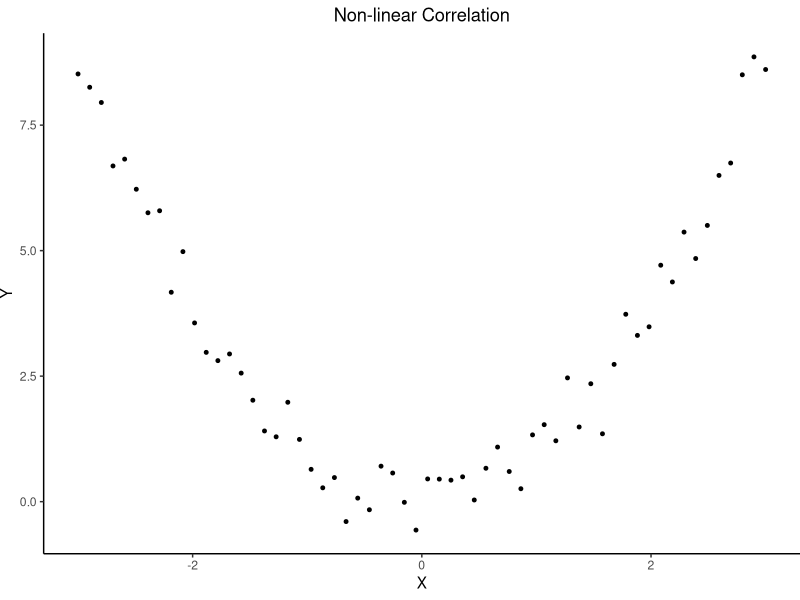
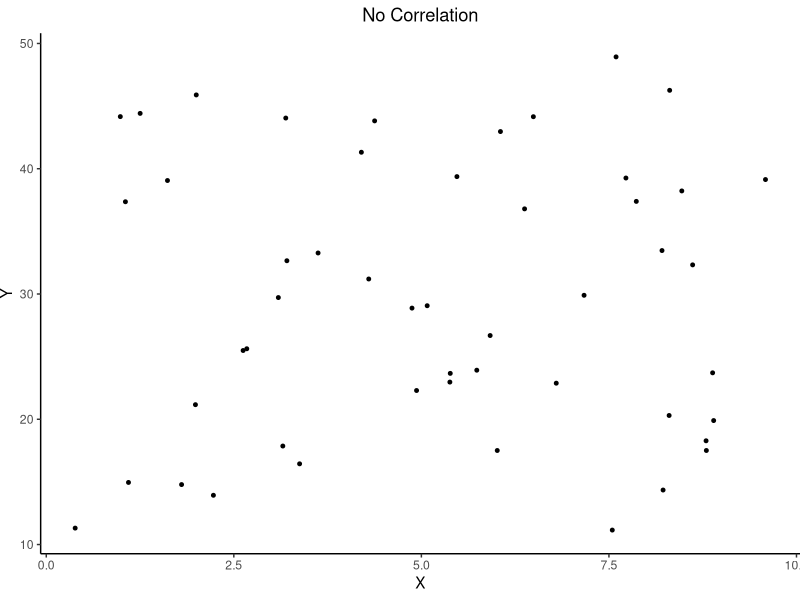
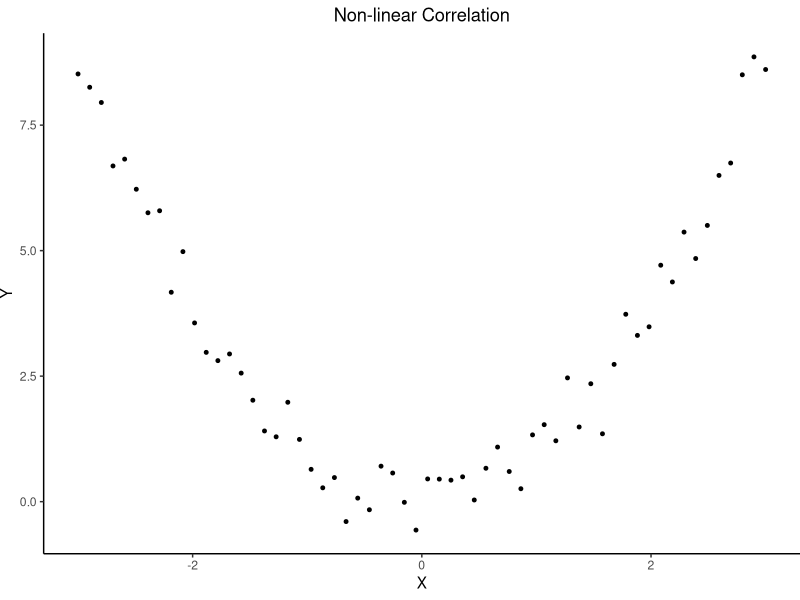
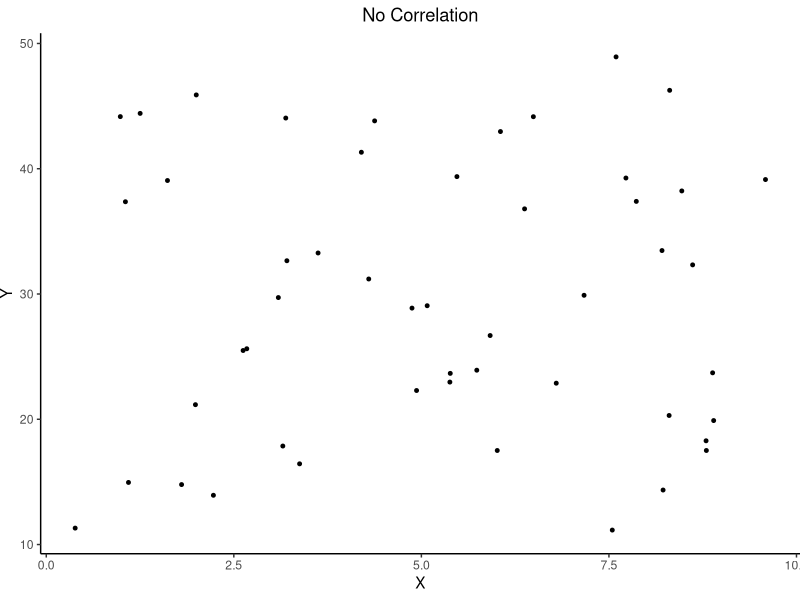

Write R code to recreate these figures, in order.
library(ggplot2); set.seed(3)
x <- seq(-3, 3, length.out = 60)
df <- data.frame(x = x, y = x^2 + rnorm(60, sd = 0.5))
ggplot(df, aes(x, y)) +
      geom_point(size = 1) +
      labs(title = "Non-linear Correlation", x = "X", y = "Y") +
      theme_classic() +
      theme(plot.title = element_text(hjust = 0.5)) +
    theme(
        panel.background = element_rect(fill = "transparent", colour = NA), # Transparent panel bg
        plot.background = element_rect(fill = "transparent", colour = NA),   # Transparent plot bg
        plot.margin = margin(t = 5.5, r = 0, b = 5.5, l = 0, unit = "pt")
    )

ggsave("corr-nonlinear.pdf", width = 3.5, height = 3.5)



df <- data.frame(x = runif(50, 0, 10), y = runif(50, 10, 50))
ggplot(df, aes(x, y)) +
      geom_point(size = 1) +
      labs(title = "No Correlation", x = "X", y = "Y") +
      theme_classic() +
      theme(plot.title = element_text(hjust = 0.5)) +
    theme(
        panel.background = element_rect(fill = "transparent", colour = NA), # Transparent panel bg
        plot.background = element_rect(fill = "transparent", colour = NA),   # Transparent plot bg
        plot.margin = margin(t = 5.5, r = 0, b = 5.5, l = 0, unit = "pt")
    )
ggsave("corr-none.pdf", width = 3.5, height = 3.5)
